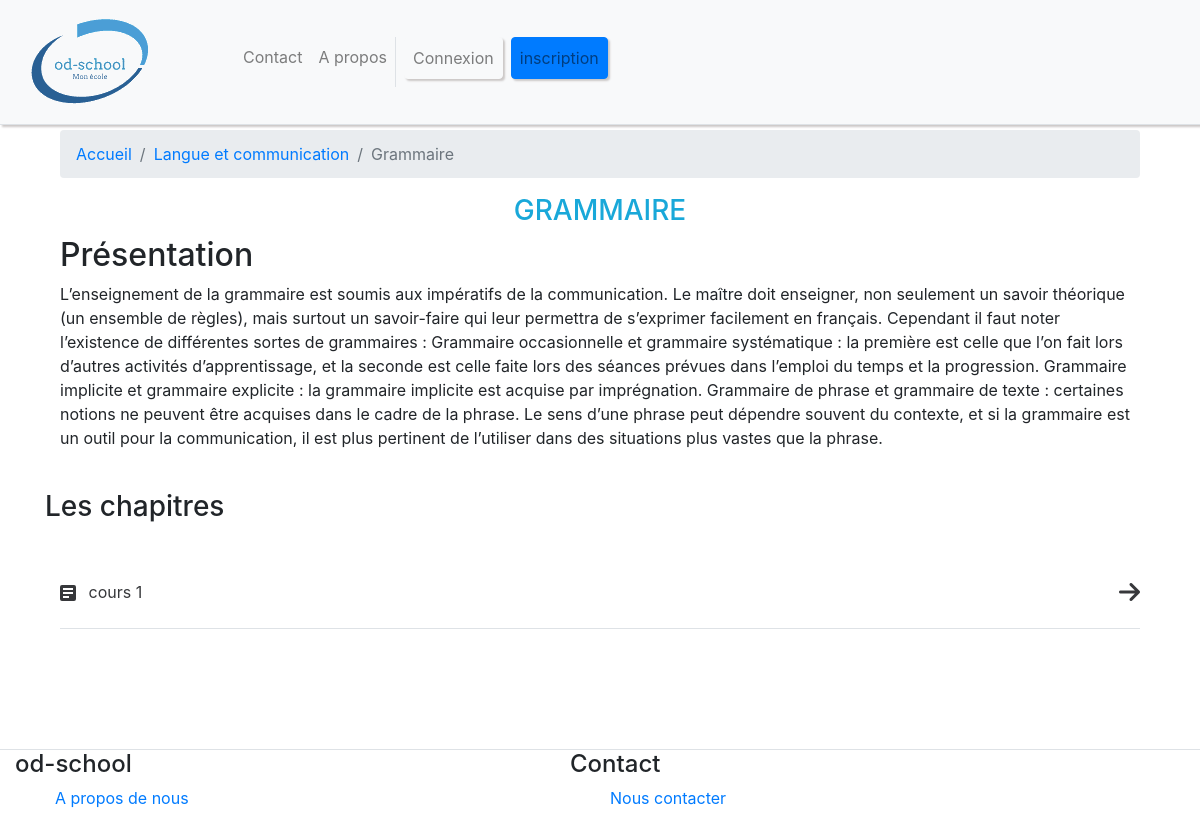
The page /activite/grammaire on the database its author committed.
### tables this page shows
CREATE TABLE `matiere` (
  `id_matiere` int(11) NOT NULL,
  `matiere` varchar(70) DEFAULT NULL,
  `link_matiere` varchar(255) NOT NULL,
  `domaine_id_domaine` int(11) NOT NULL
);

CREATE TABLE `presentation` (
  `id_presentation` int(11) NOT NULL,
  `presentation` longtext,
  `matiere_id_matiere` int(11) NOT NULL
);

CREATE TABLE `chapitre` (
  `id_chapitre` int(11) NOT NULL,
  `titre_chapitre` varchar(100) DEFAULT NULL,
  `contenu_chapitre` longtext,
  `link_chapitre` varchar(255) NOT NULL,
  `matiere_id_matiere` int(11) NOT NULL,
  `date` timestamp NOT NULL DEFAULT CURRENT_TIMESTAMP
);

### application/controllers/CM2.php (called while the page is built, shortened)
<?php
class CM2 extends CI_controller
{
	function chapitre($matiereC){
		$this->load->model('public/Home_model');
		$data['AllInfoMatiere']=$this->Home_model->getAllMatiere($matiereC);
		$idC=$this->Home_model->getAllMatiere($matiereC);
		$data['AllInfopresentation']=$this->Home_model->getPresentation($idC['id_matiere']);
		$data['AllInfoChapitre']=$this->Home_model->getAllChapitre($idC['id_matiere']);
		$data['IDdomaine']=$this->Home_model->getIDdomaine($idC['id_matiere']);
		$data['domaine']=$this->Home_model->getdomaineFDA($data['IDdomaine']['domaine_id_domaine']);
		$this->mybreadcrumb->add('Accueil', base_url());
		$this->mybreadcrumb->add($data['domaine']['domaine'], base_url('CM2/').$data['domaine']['url']);
		$this->mybreadcrumb->add($data['AllInfoMatiere']['matiere'], base_url());
		$data['breadcrumbs']=$this->mybreadcrumb->render();
		$this->load->view('public/chapitre',$data);
	}
}

### index.php (called while the page is built, shortened)
<?php
require_once BASEPATH.'core/CodeIgniter.php';

### application/models/public/Home_model.php (called while the page is built, shortened)
<?php
class Home_model extends CI_model
{
	function getAllMatiere($link_matiere){
        $Allmatiere=$this->db->get_where('matiere',['link_matiere'=>$link_matiere])->row_array();
		return $Allmatiere;
	}
	function getPresentation($id_matiere){
		$Allpresentation=$this->db->get_where('presentation',['matiere_id_matiere'=>$id_matiere])->row_array();
		return $Allpresentation;
	}
	function getIDdomaine($id_matiere){
		$this->db->select('domaine_id_domaine');
		$IdDomaine=$this->db->get_where('matiere',['id_matiere'=>$id_matiere])->row_array();
		return $IdDomaine;
	}
	function getdomaineFDA($id_domaine){
		$this->db->select('domaine,url');
		$Domaine=$this->db->get_where('domaine',['id_domaine'=>$id_domaine])->row_array();
		return $Domaine;
	}
	function getAllChapitre($id_matiere){
		$AlltitleChapitre=$this->db->get_where('chapitre',['matiere_id_matiere'=>$id_matiere])->result_array();
		return $AlltitleChapitre;
	}
}

### application/views/public/chapitre.php (the view, shortened to what this page needs)
<div class="container" style="margin-top: 130px;margin-bottom: 120px">
	<?php if (!empty($breadcrumbs)) :?>
		<div class="container " style="margin-top: 10px">
			<?php echo $breadcrumbs; ?>
		</div>
	<?php endif; ?>
	<h3 class="od_domaine"><?= $AllInfoMatiere['matiere']  ?></h3>
	<div class="container">
		<h2>Présentation</h2>
		<p><?= $AllInfopresentation['presentation']  ?></p>
	</div>
	<h3 class="py-4">Les chapitres</h3>
	<?php foreach ($AllInfoChapitre as  $AllChapitre) : ?>
		<div class="container od_contenu">
			<a href="<?= base_url("cours/").$AllChapitre['link_chapitre'] ?>" class="d-flex py-4 flex-row justify-content-between ">
				<span > <?= $AllChapitre['titre_chapitre']  ?> </span>
				<i class='fas fa-arrow-right' style='font-size:24px;'></i>
			</a>
		</div>
	<?php endforeach; ?>
</div>

### assets/css/style.css (style rules this page uses)
body,html { padding: 0; margin: 0; }
.od_contenu a { text-decoration:none; color: #37383b; border-bottom: 1px solid #dee2e6; }
.od_domaine { text-transform: uppercase; color: #19A8D9; text-align: center; }

### rows shown on the page
matiere: matiere "GRAMMAIRE"
presentation: presentation "L’enseignement de la grammaire est soumis aux impératifs de la communication. Le maître doit enseigner, non seulement un savoir théorique (un ensemble de règles), mais surtout un savoir-faire qui leur permettra de s’exprimer facilement en français. Cependant il faut noter l’existence de différentes sortes de grammaires : Grammaire occasionnelle et grammaire systématique : la première est celle que l’on fait lors d’autres activités d’apprentissage, et la seconde est celle faite lors des séances prévues dans l’emploi du temps et la progression. Grammaire implicite et grammaire explicite : la grammaire implicite est acquise par imprégnation. Grammaire de phrase et grammaire de texte :…"
chapitre: titre_chapitre "cours 1"

### other values the page prints
$breadcrumbs "Accueil Langue et communication Grammaire"
